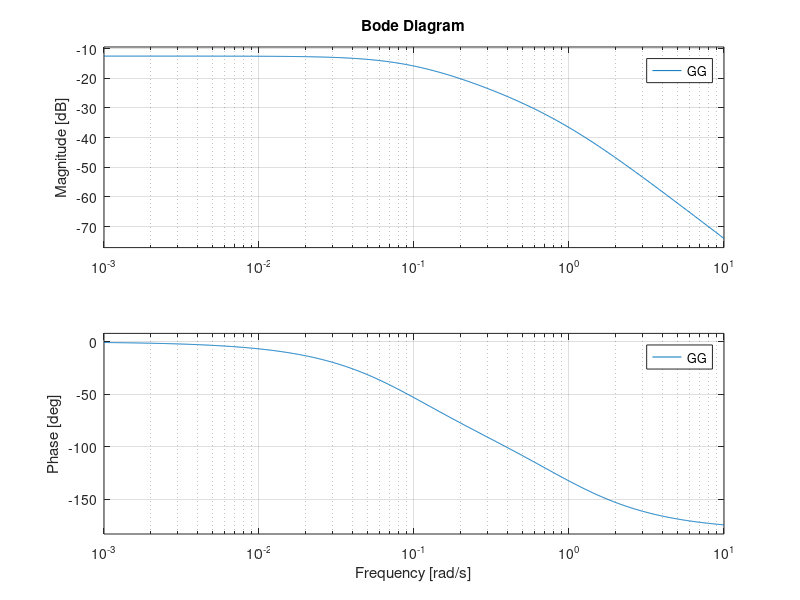
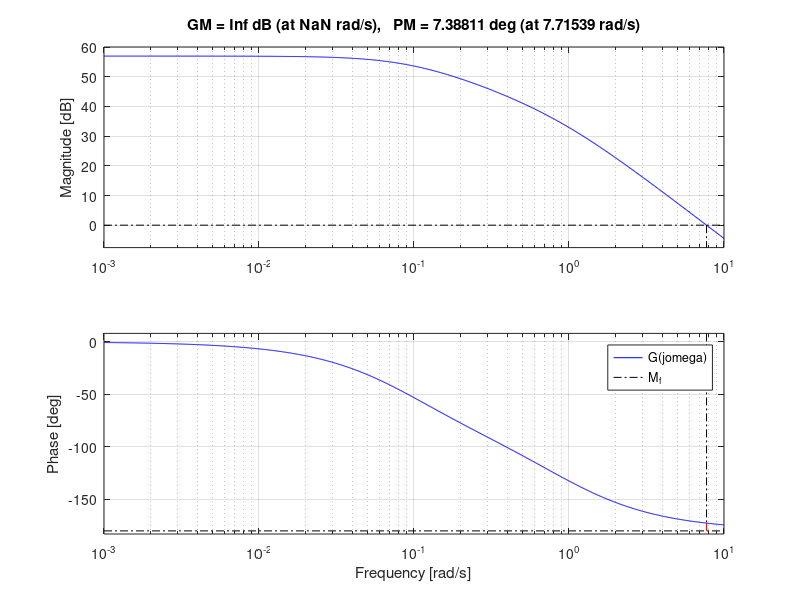

The MATLAB script that drew these images, in order: (Note: this script raises an error after producing the figures.)
clear; close all; clc;

% SPECIFICHE
% 
% -) Errore a regime in risposta a un gradino w(t) = 20*1(t) e d(t) = 20*1(t) pari a 0.01
%
% -) Attenuazione di almeno 50dB per d(t) con [omega_d_min, omega_d_MAX] = [0,0.1]
%
% -) Attenuazione di almeno 35dB per n(t) con [omega_n_min, omega_n_MAX] = [10^3,10^6]
%
% -) S% <= 5%
% -) Ta,1 <= 0.075 s
% -) Mf>=45°

% ampiezze gradini
WW = 20;
DD = 0.1;
NN = 0.6;

% errore a regime
e_inf = 0.01;
mu_star = (2 * pi/6) / e_inf; % circa 104

% attenuazione disturbo sull'uscita
omega_d_MAX = 0.1;
A_d = 50;

% attenuazione disturbo di misura
omega_n_min = 10^3;
omega_n_MAX = 10^6;
A_n = 35;

% Sovraelongazione massima e tempo d'assestamento al 5%
S_p = 5;
T_a5_spec = 0.075;

%parametri
bb = 50; % attrito con l'aria 
g = 9.8; % accelerazione gravitazionale [ m / s^2]
mi = 5; % massa [kg]
ei = 0.1; % distanza dall'asse di rotazione [m]
ie = 50; % momento d'inerzia [kg m^2]

%% Creazione sistema
A = [0 1; -g*mi*ei*sqrt(3)/(2*(mi*ei*ei+ie)) -bb/(mi*ei*ei+ie)];
B = [0; 1/(mi*ei*ei+ie)];
C = [1 0];
D = 0;

sys = ss(A,B,C,D);
GG = tf(sys);
s = tf('s');

%% Diagramma di Bode
figure(1);
bode(GG);
hold on; zoom on; grid on; 

%% Regolatore statico 
mu_s = 0.3 * 10^4;
% mu_s > mu_star; 

RR_s = mu_s; 
GG_e = RR_s * GG;

%% Diagrammi di Bode di Ge con specifiche
[Gm, Mf_curr, Wcg, Wcp] = margin(GG_e);

figure(2);
hold on; zoom on; grid on; 

%Specifiche S% => Margine di fase
xi = log(S_p)/(sqrt(log(S_p)^2+pi*pi)); %smorzamento
Mf_spec = xi*100; 

% Specifiche su d
omega_d_min = 0.0001; % lower bound per il plot
Bnd_d_x = [omega_d_min; omega_d_MAX; omega_d_MAX; omega_d_min];
Bnd_d_y = [A_d; A_d; -150; -150];
patch(Bnd_d_x, Bnd_d_y,'r','FaceAlpha',0.2,'EdgeAlpha',0);

% Specifiche su n
Bnd_n_x = [omega_n_min; omega_n_MAX; omega_n_MAX; omega_n_min];
Bnd_n_y = [-A_n; -A_n; 100; 100];
patch(Bnd_n_x, Bnd_n_y,'g','FaceAlpha',0.2,'EdgeAlpha',0);

% Specifiche tempo d'assestamento 
omega_Ta_min = 1e-4; % lower bound per il plot
omega_Ta_MAX = 300/(Mf_spec*T_a5_spec); % omega_c >= 300/(Mf*T^*) ~ 4.6
Bnd_Ta_x = [omega_Ta_min; omega_Ta_MAX; omega_Ta_MAX; omega_Ta_min];
Bnd_Ta_y = [0; 0; -150; -150];
patch(Bnd_Ta_x, Bnd_Ta_y,'b','FaceAlpha',0.2,'EdgeAlpha',0);

% Legenda colori modulo
Legend_mag = ["A_d", "A_n", "\omega_{c,min}", "G(j\omega)"];
legend(Legend_mag);

% Sistema esteso con patch
margin(GG_e);
grid on; zoom on; 

% Specifiche sovraelongazione (margine di fase)
omega_c_min = omega_Ta_MAX;
omega_c_MAX = 10^4;

phi_spec = Mf_spec - 180;
phi_low = -270; % lower bound per il plot

Bnd_Mf_x = [omega_c_min; omega_c_MAX; omega_c_MAX; omega_c_min];
Bnd_Mf_y = [phi_spec; phi_spec; phi_low; phi_low];
patch(Bnd_Mf_x, Bnd_Mf_y,'g','FaceAlpha',0.2,'EdgeAlpha',0);

% Legenda colori argomento
Legend_arg = ["G(j\omega)"; "M_f"];
legend(Legend_arg);

%% Design del regolatore dinamico
w_c_star = 60;
M_f_star = 80 *pi/180;
M_star = 1/abs(evalfr(GG_e, i*w_c_star));
phi_star = M_f_star-pi-angle(evalfr(GG_e,i*w_c_star));

tau = (M_star-cos(phi_star))/(w_c_star*sin(phi_star));
alpha = (cos(phi_star)-1/M_star)/(w_c_star*sin(phi_star)*tau);
temp = evalfr(GG_e, i*w_c_star);
R_d = (1+tau*s)/((1+alpha*tau*s)*(1+1/(4*10^2)*s));

LL = R_d * GG_e; %% funzione ad anello

figure(3); hold on;
[Gm, Mf_curr, Wcg, Wcp] = margin(LL);

% Specifiche di ampiezza
omega_Ta_MAX = 300/(Mf_curr*T_a5_spec);
Bnd_Ta_x = [omega_Ta_min; omega_Ta_MAX; omega_Ta_MAX; omega_Ta_min];

patch(Bnd_d_x, Bnd_d_y, 'r', 'FaceAlpha', 0.2, 'EdgeAlpha', 0);
patch(Bnd_n_x, Bnd_n_y, 'g', 'FaceAlpha', 0.2, 'EdgeAlpha', 0);
patch(Bnd_Ta_x, Bnd_Ta_y, 'b', 'FaceAlpha', 0.2, 'EdgeAlpha', 0);
legend(Legend_mag);

% Plot Bode con margini di stabilità
margin(LL);
grid on; zoom on;

%Specifiche su fase
omega_c_min = omega_Ta_MAX;
Bnd_Mf_x = [omega_c_min; omega_c_MAX; omega_c_MAX; omega_c_min];

patch(Bnd_Mf_x, Bnd_Mf_y, 'g', 'FaceAlpha', 0.2, 'EdgeAlpha', 0);
legend(Legend_arg);

%% Test prestazioni in anello chiuso
% Funzione di sensitività complementare
FF = LL/(1+LL);
FF = minreal(FF);
figure(4); 
hold on; zoom on; grid on;
bode(FF);
margin(LL); 
Legend_ff = ["Funzione sensitività complementare (FF)", "Funzione d'anello (LL)"];
legend(Legend_ff); 

poles = pole(FF);
fprintf('Poli dei F(s):\n');
disp(poles);

% Risposta ad un gradino
figure(5);
T_simulation = 1;
[y_step, t_step] = step(WW*FF, T_simulation);
plot(t_step, y_step, 'b');
grid on; zoom on; hold on;

% vincolo di sovraelongazione
S_100_spec = 5;
patch([0, T_simulation, T_simulation, 0], [WW*(1+S_100_spec), WW*(1+S_100_spec), WW+1, WW+1], 'r', 'FaceAlpha', 0.3, 'EdgeAlpha', 0.5);
ylim([0,WW+1]);

% vincolo tempo di assestamento al 5%
LV = abs(evalfr(WW*FF, 0)); %valore limite gradino: W*F(0)
patch([T_a5_spec, T_simulation, T_simulation, T_a5_spec], [LV*(1-0.05), LV*(1-0.05),0,0], 'g', 'FaceAlpha', 0.1, 'EdgeAlpha',0.5);
patch([T_a5_spec, T_simulation, T_simulation, T_a5_spec], [LV*(1+0.05), LV*(1+0.05), LV + 5, LV + 5], 'g', 'FaceAlpha', 0.1, 'EdgeAlpha',0.1);
Legend_step = ["Risposta al gradino"; "Vincolo sovraelongazione"; "Vincolo tempo di assestamento"];
legend(Legend_step);

%% Test disturbo in uscita
% Funzione di sensitività
SS = 1/(1+LL);
figure(6);

% Simulazione del disturbo a pulsazione 0.025 (sono 4 a multipli di 0.025)
omega_d=0.0025;
tt = (0:1e-2: 5*1e3);
dd=DD*(sin(omega_d*tt)+sin(omega_d*2*tt)+sin(omega_d*3*tt)+sin(omega_d*4*tt));
y_d=lsim(SS, dd,tt);
hold on, grid on, zoom on;
plot(tt, dd,'m');
plot(tt,y_d, 'b');
legend('dd', 'y_d');

%Simulazione dell'errore di misura n 
figure(7);
omega_n=10^3;
tt=(0:1e-5:1e-1);
nn=NN*(sin(omega_n*tt)+sin(omega_n*2*tt)+sin(omega_n*3*tt)+sin(omega_n*4*tt));
y_n=lsim(FF, nn, tt);
hold on, grid on, zoom on;
plot(tt, nn, 'm');
plot(tt, y_n, 'b');
legend('nn', 'y_n');